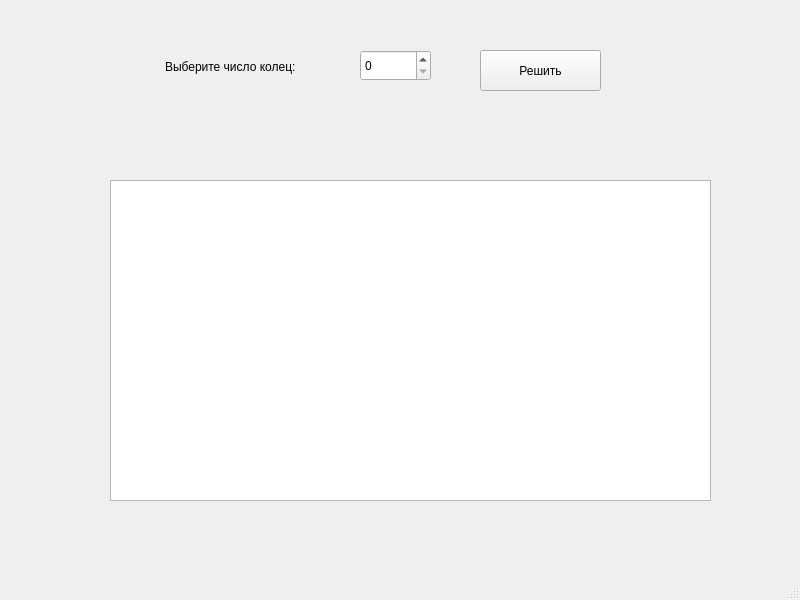
<?xml version="1.0" encoding="UTF-8"?>
<ui version="4.0">
 <class>MainWindow</class>
 <widget class="QMainWindow" name="MainWindow">
  <property name="geometry">
   <rect>
    <x>0</x>
    <y>0</y>
    <width>800</width>
    <height>600</height>
   </rect>
  </property>
  <property name="windowTitle">
   <string>MainWindow</string>
  </property>
  <widget class="QWidget" name="centralwidget">
   <widget class="QSpinBox" name="spinBox">
    <property name="geometry">
     <rect>
      <x>360</x>
      <y>50</y>
      <width>71</width>
      <height>31</height>
     </rect>
    </property>
   </widget>
   <widget class="QTextBrowser" name="textBrowser">
    <property name="geometry">
     <rect>
      <x>110</x>
      <y>180</y>
      <width>601</width>
      <height>321</height>
     </rect>
    </property>
   </widget>
   <widget class="QPushButton" name="executeButton">
    <property name="geometry">
     <rect>
      <x>480</x>
      <y>50</y>
      <width>121</width>
      <height>41</height>
     </rect>
    </property>
    <property name="text">
     <string>Решить</string>
    </property>
   </widget>
   <widget class="QLabel" name="label">
    <property name="geometry">
     <rect>
      <x>165</x>
      <y>56</y>
      <width>171</width>
      <height>21</height>
     </rect>
    </property>
    <property name="text">
     <string>Выберите число колец:</string>
    </property>
   </widget>
  </widget>
  <widget class="QMenuBar" name="menubar">
   <property name="geometry">
    <rect>
     <x>0</x>
     <y>0</y>
     <width>800</width>
     <height>22</height>
    </rect>
   </property>
  </widget>
  <widget class="QStatusBar" name="statusbar"/>
 </widget>
 <resources/>
 <connections/>
</ui>
